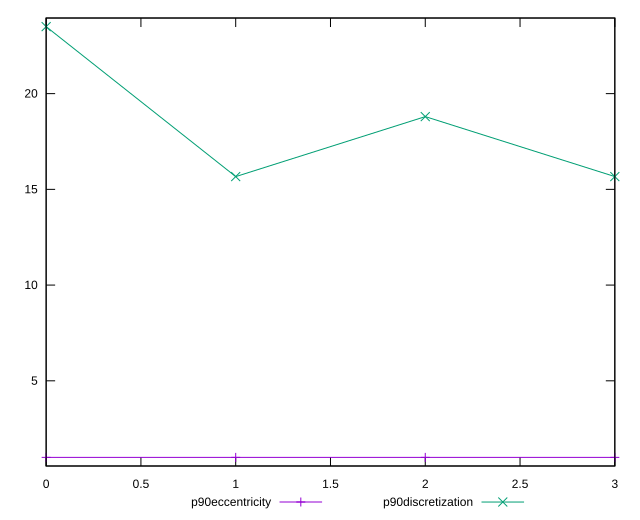

Source code (gnuplot):
reset

$p90Eccentricity <<EOF
0 1.0000000000000013
1 0.9999999999999991
2 1.000000000000001
3 0.9999999999999982
EOF

$p90Discretization <<EOF
0 23.5
1 15.666666666666666
2 18.8
3 15.666666666666666
EOF

set key outside below
set xrange [0:3]
set yrange [0.5499999999999983:23.95]
set trange [0.5499999999999983:23.95]
set terminal svg size 640, 520 enhanced background rgb 'white'
set output "reports/report_00028_2021-02-24T12-49-42.674Z/unminified-javascript/progression/eccentricity.svg"

plot $p90Eccentricity title "p90eccentricity" with linespoints, \
     $p90Discretization title "p90discretization" with linespoints

reset
